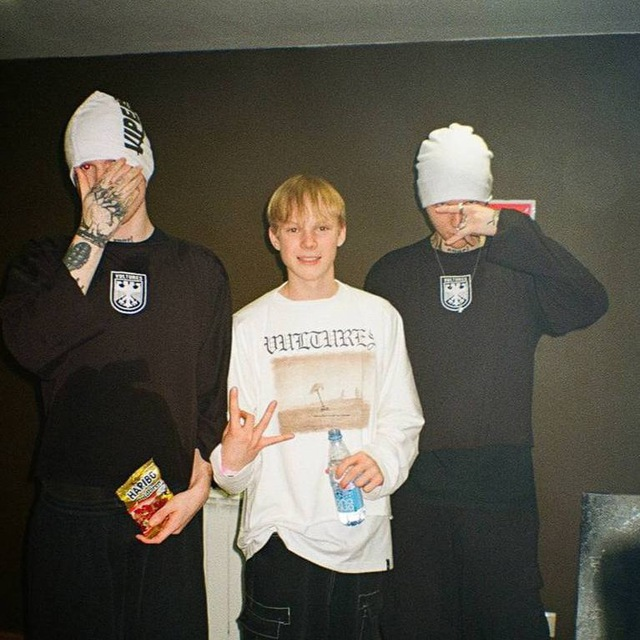
#> input picture lab1/1.png, 640 x 640 px
$ jupyter execute lab1.ipynb
#> lines starting #> are read from the running program, lines starting #| are printed output that depends on the picture
# 1)

[cell 1]
from PIL import Image
import matplotlib.pyplot as plt

img = Image.open("../1.png")
#> img is the input picture: PIL image 640x640 RGB; mean R, G, B 87.3, 83.6, 73.3
img.show()

# 2)

[cell 2]
bw_img = img.convert("L")

bw_img.show()

r, g, b = img.split()
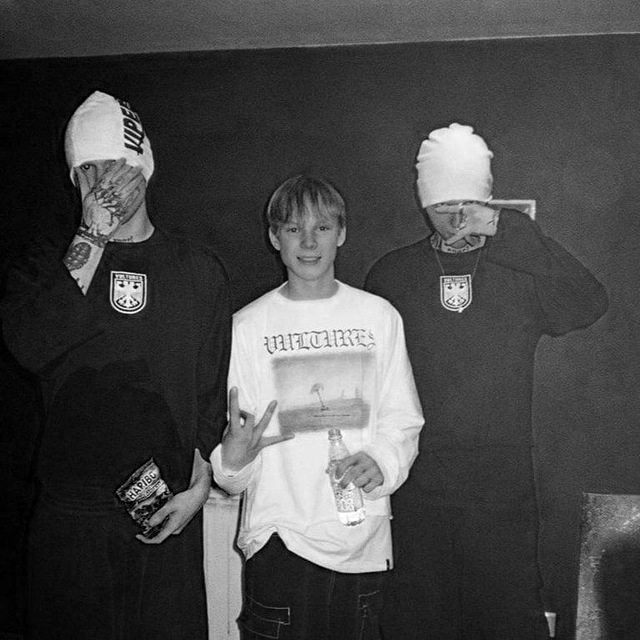
#> b: PIL image 640x640 L; min 0, max 255, mean 73.3

r.show()
g.show()
b.show()

plt.figure(figsize=(5, 15))

for i, (channel, color) in enumerate(zip([r, g, b], ["red", "green", "blue"]), start=2):
    plt.subplot(6, 1, i)
    plt.title(f"{color} Histogram")
    plt.hist(
        channel.histogram(), bins=256, range=(0, 256), histtype="step", color=color
    )
#> this loop made 3 passes
#> color on passes 1 to 3: 'red', 'green', 'blue'

plt.tight_layout()
plt.show()

# 5)

[cell 3]
from PIL import Image, ImageOps, ImageFilter, ImageEnhance

# Открытие изображения
img = Image.open("../1.png")

# Увеличение/уменьшение интенсивности яркости и отдельных цветовых каналов
enhancer = ImageEnhance.Brightness(img)
img_bright = enhancer.enhance(1.5)  # увеличение яркости на 50%
img_dark = enhancer.enhance(0.5)  # уменьшение яркости на 50%

r, g, b = img.split()
r = r.point(lambda i: i * 1.5)  # увеличение интенсивности красного канала
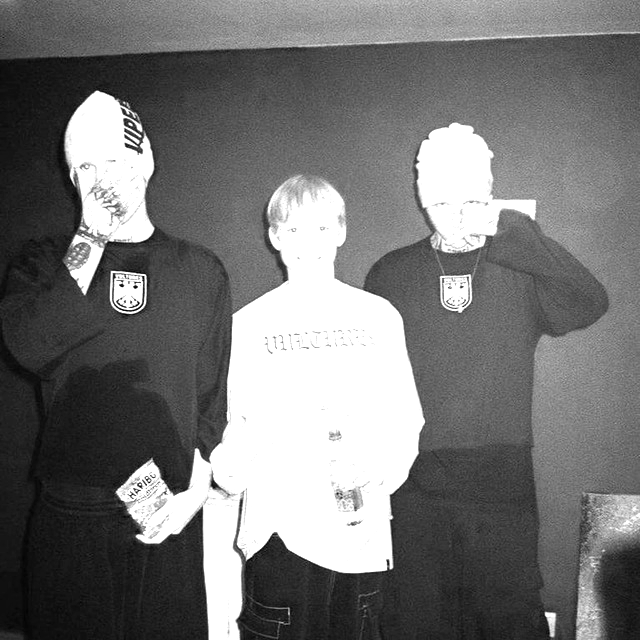
#> r: PIL image 640x640 L; min 0, max 255, mean 117.1
g = g.point(lambda i: i * 0.5)  # уменьшение интенсивности зеленого канала
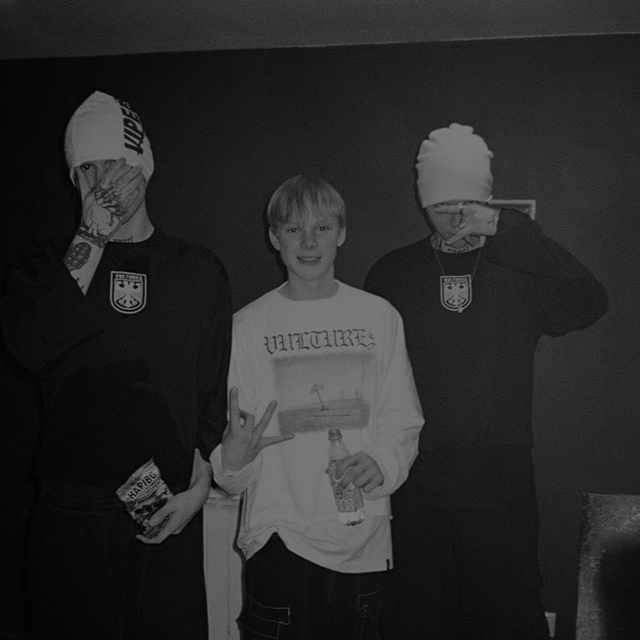
#> g: PIL image 640x640 L; min 0, max 128, mean 41.8
b = b.point(lambda i: i * 0.5)  # уменьшение интенсивности синего канала
img_adjusted = Image.merge("RGB", (r, g, b))
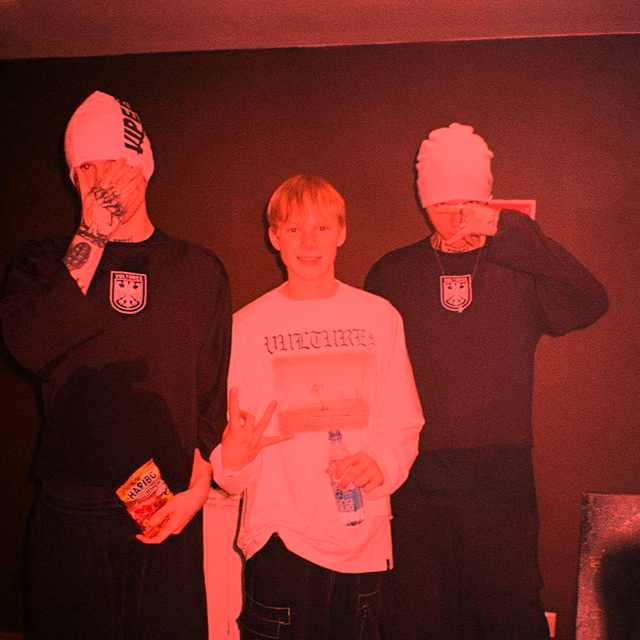
#> img_adjusted: PIL image 640x640 RGB; mean R, G, B 117.1, 41.8, 36.7

# Повышение/снижение контрастности изображения
contrast = ImageEnhance.Contrast(img)
img_high_contrast = contrast.enhance(2.0)  # повышение контрастности в 2 раза
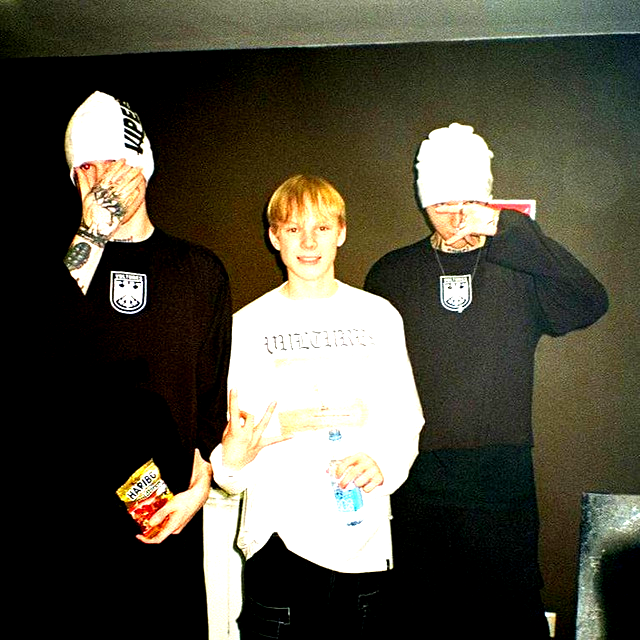
#> img_high_contrast: PIL image 640x640 RGB; mean R, G, B 82.2, 79.7, 66
img_low_contrast = contrast.enhance(0.5)  # снижение контрастности в 2 раза
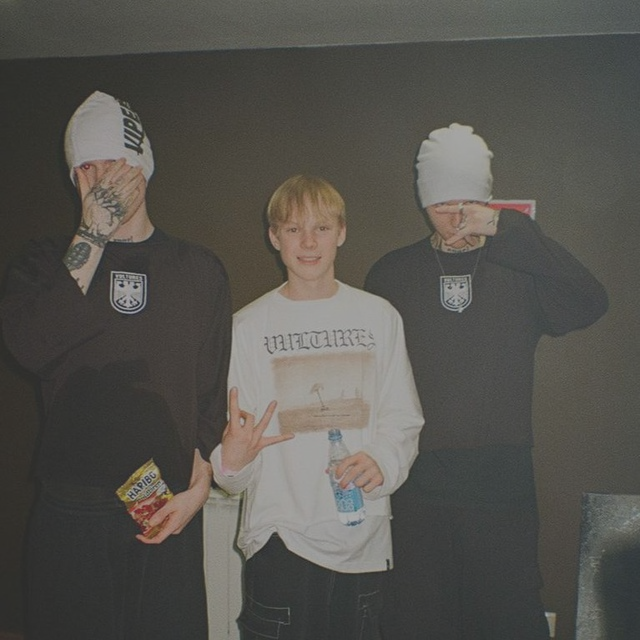
#> img_low_contrast: PIL image 640x640 RGB; mean R, G, B 85.4, 83.6, 78.4

# Получение негатива яркости или цветовых каналов
img_negative = ImageOps.invert(img)
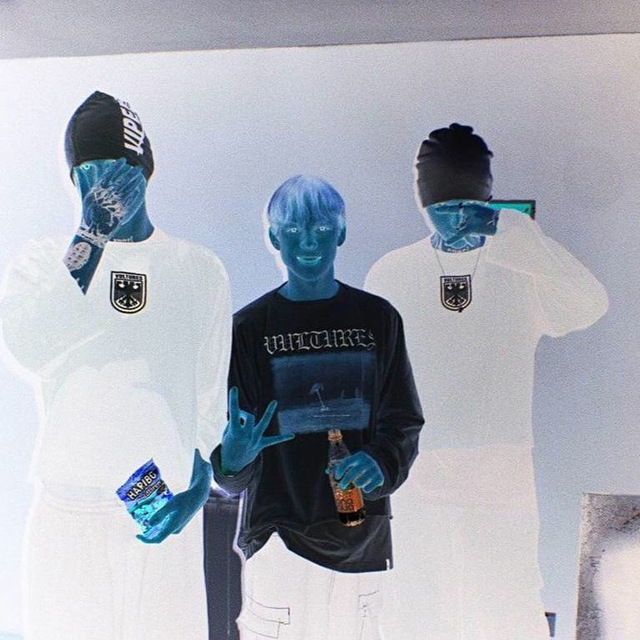
#> img_negative: PIL image 640x640 RGB; mean R, G, B 167.7, 171.4, 181.7

# Обмен цветовых каналов
r, g, b = img.split()
new_img = Image.merge("RGB", (g, r, b))  # обмен красного и зеленого каналов

# Выполнение симметричного отображения изображения по горизонтали или вертикали
flipped_img_horizontal = img.transpose(Image.FLIP_LEFT_RIGHT)
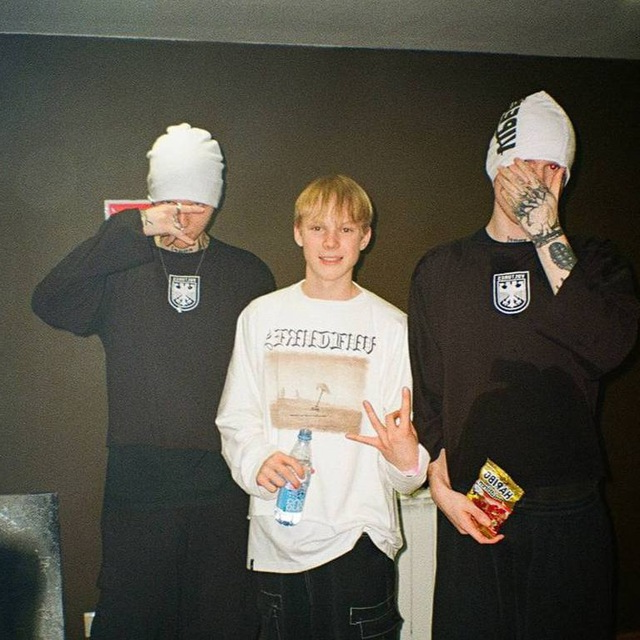
#> flipped_img_horizontal: PIL image 640x640 RGB; mean R, G, B 87.3, 83.6, 73.3
flipped_img_vertical = img.transpose(Image.FLIP_TOP_BOTTOM)
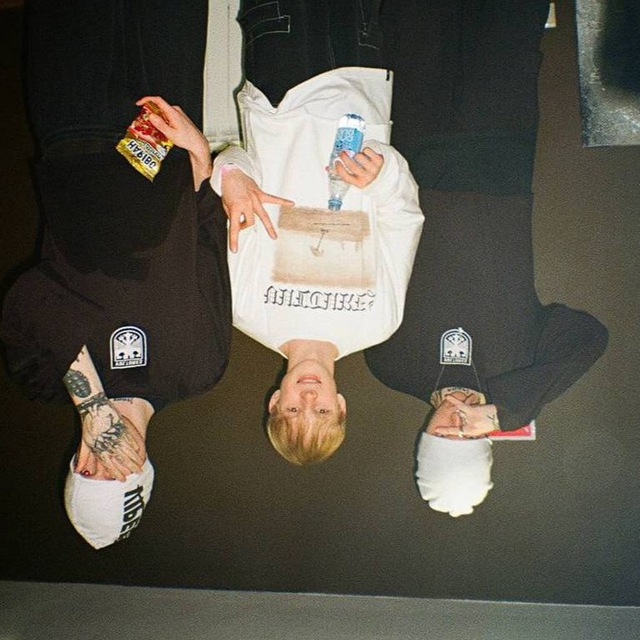
#> flipped_img_vertical: PIL image 640x640 RGB; mean R, G, B 87.3, 83.6, 73.3

# Удаление шума методом размытия изображения
blurred_img_4 = img.filter(ImageFilter.BLUR)  # размытие по модели 4-связности
blurred_img_8 = img.filter(ImageFilter.BoxBlur(2))  # размытие по модели 8-связности

# Собственная идея
# Ваш код для собственной идеи

# Сохранение изображений
img_bright.save("../photos/fivepoint/bright.jpg")
img_dark.save("../photos/fivepoint/dark.jpg")
img_adjusted.save("../photos/fivepoint/adjusted.jpg")
img_high_contrast.save("../photos/fivepoint/high_contrast.jpg")
img_low_contrast.save("../photos/fivepoint/low_contrast.jpg")
img_negative.save("../photos/fivepoint/negative.jpg")
new_img.save("../photos/fivepoint/new_channels.jpg")
flipped_img_horizontal.save("../photos/fivepoint/flipped_horizontal.jpg")
flipped_img_vertical.save("../photos/fivepoint/flipped_vertical.jpg")
blurred_img_4.save("../photos/fivepoint/blurred_4.jpg")
blurred_img_8.save("../photos/fivepoint/blurred_8.jpg")

# Шестой пункт

[cell 4]
import cv2
import numpy as np
import matplotlib.pyplot as plt

# Загрузка изображения
img = cv2.imread("../1.png", 0)  # Загрузка в оттенках серого
#> img: shape (640, 640); min 0, max 255, mean 83.6

# Получение профиля яркости для выбранной строки
row_number = 100  # Номер строки, для которой нужно получить профиль
row_profile = img[row_number, :]
#> row_profile = 640 values, max 200 at index 100, min 10 at index 0, mean 60.38

# Визуализация профиля яркости
plt.plot(row_profile)
plt.show()
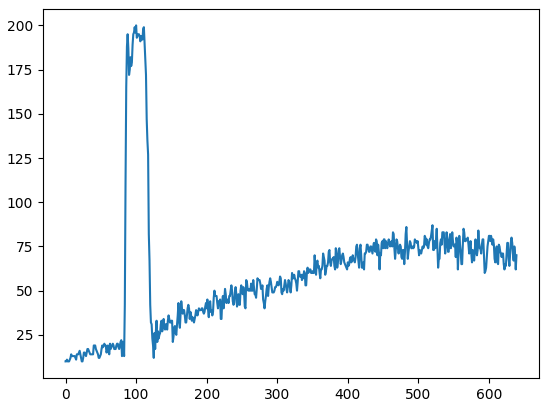
#> figure drawn by matplotlib, 1 panel; curve peaks at x = 100, y = 200
